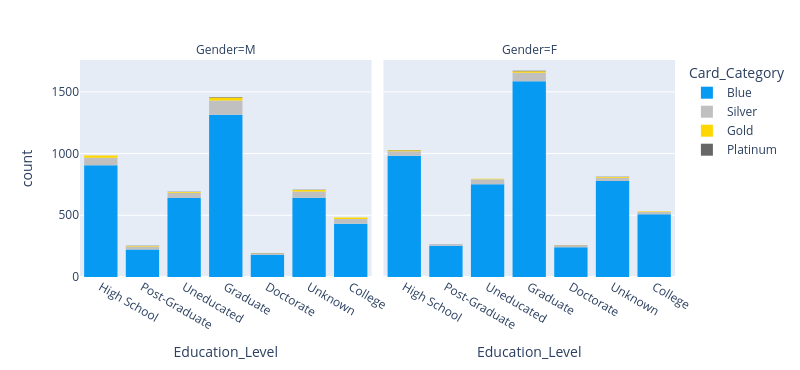

Write notebook code for a chart like this one.
### Code cell
fig = px.histogram(credit_card_order.sort_values('card_order', ascending=True), x='Education_Level', width=800, height=370, facet_col='Gender', 
                   color='Card_Category', color_discrete_map=col_map)

fig.show()

### Figure 1 — Plotly figure (JSON) as saved in the notebook; plotly's stock layout.template omitted (floating-point values rounded to 4 significant figures; data arrays with more than 128 entries replaced by an {"elided": "..."} marker saying what was removed)
{"data": [{"alignmentgroup": "True", "bingroup": "x", "hovertemplate": "Card_Category=Blue<br>Gender=M<br>Education_Level=%{x}<br>count=%{y}<extra></extra>", "legendgroup": "Blue", "marker": {"color": "#069AF3", "pattern": {"shape": ""}}, "name": "Blue", "offsetgroup": "Blue", "orientation": "v", "showlegend": true, "type": "histogram", "x": {"elided": "4335 str values"}, "xaxis": "x", "yaxis": "y"}, {"alignmentgroup": "True", "bingroup": "x", "hovertemplate": "Card_Category=Blue<br>Gender=F<br>Education_Level=%{x}<br>count=%{y}<extra></extra>", "legendgroup": "Blue", "marker": {"color": "#069AF3", "pattern": {"shape": ""}}, "name": "Blue", "offsetgroup": "Blue", "orientation": "v", "showlegend": false, "type": "histogram", "x": {"elided": "5101 str values"}, "xaxis": "x2", "yaxis": "y2"}, {"alignmentgroup": "True", "bingroup": "x", "hovertemplate": "Card_Category=Silver<br>Gender=M<br>Education_Level=%{x}<br>count=%{y}<extra></extra>", "legendgroup": "Silver", "marker": {"color": "silver", "pattern": {"shape": ""}}, "name": "Silver", "offsetgroup": "Silver", "orientation": "v", "showlegend": true, "type": "histogram", "x": {"elided": "345 str values"}, "xaxis": "x", "yaxis": "y"}, {"alignmentgroup": "True", "bingroup": "x", "hovertemplate": "Card_Category=Silver<br>Gender=F<br>Education_Level=%{x}<br>count=%{y}<extra></extra>", "legendgroup": "Silver", "marker": {"color": "silver", "pattern": {"shape": ""}}, "name": "Silver", "offsetgroup": "Silver", "orientation": "v", "showlegend": false, "type": "histogram", "x": {"elided": "210 str values"}, "xaxis": "x2", "yaxis": "y2"}, {"alignmentgroup": "True", "bingroup": "x", "hovertemplate": "Card_Category=Gold<br>Gender=M<br>Education_Level=%{x}<br>count=%{y}<extra></extra>", "legendgroup": "Gold", "marker": {"color": "gold", "pattern": {"shape": ""}}, "name": "Gold", "offsetgroup": "Gold", "orientation": "v", "showlegend": true, "type": "histogram", "x": ["High School", "Graduate", "High School", "High School", "High School", "Graduate", "High School", "Unknown", "Graduate", "High School", "Unknown", "Graduate", "Post-Graduate", "Unknown", "Uneducated", "College", "Graduate", "Graduate", "Graduate", "College", "Unknown", "Graduate", "College", "Unknown", "Graduate", "College", "Post-Graduate", "Uneducated", "College", "High School", "Unknown", "Uneducated", "Graduate", "College", "High School", "Graduate", "High School", "Graduate", "Unknown", "Graduate", "High School", "College", "Graduate", "High School", "Graduate", "Graduate", "Post-Graduate", "High School", "Uneducated", "Unknown", "Doctorate", "Unknown", "High School", "College", "Post-Graduate", "Uneducated", "Graduate", "High School", "Graduate", "Unknown", "College", "College", "Graduate", "High School", "Unknown", "High School", "Uneducated", "Doctorate", "Graduate", "High School", "Graduate", "Uneducated", "Graduate", "Unknown", "High School", "College", "Graduate", "Graduate"], "xaxis": "x", "yaxis": "y"}, {"alignmentgroup": "True", "bingroup": "x", "hovertemplate": "Card_Category=Gold<br>Gender=F<br>Education_Level=%{x}<br>count=%{y}<extra></extra>", "legendgroup": "Gold", "marker": {"color": "gold", "pattern": {"shape": ""}}, "name": "Gold", "offsetgroup": "Gold", "orientation": "v", "showlegend": false, "type": "histogram", "x": ["Graduate", "Graduate", "Uneducated", "High School", "College", "College", "High School", "Uneducated", "Unknown", "Graduate", "Doctorate", "Unknown", "Graduate", "College", "Graduate", "High School", "Uneducated", "Post-Graduate", "Unknown", "Graduate", "Doctorate", "Graduate", "Unknown", "Unknown", "Graduate", "High School", "College", "High School", "Doctorate", "High School", "Graduate", "Uneducated", "High School", "Graduate", "Graduate", "High School", "Graduate", "Unknown"], "xaxis": "x2", "yaxis": "y2"}, {"alignmentgroup": "True", "bingroup": "x", "hovertemplate": "Card_Category=Platinum<br>Gender=M<br>Education_Level=%{x}<br>count=%{y}<extra></extra>", "legendgroup": "Platinum", "marker": {"color": "rgb(102,102,102)", "pattern": {"shape": ""}}, "name": "Platinum", "offsetgroup": "Platinum", "orientation": "v", "showlegend": true, "type": "histogram", "x": ["Unknown", "Doctorate", "Graduate", "Graduate", "Uneducated", "Graduate", "Post-Graduate", "Uneducated", "Unknown", "Graduate", "Post-Graduate"], "xaxis": "x", "yaxis": "y"}, {"alignmentgroup": "True", "bingroup": "x", "hovertemplate": "Card_Category=Platinum<br>Gender=F<br>Education_Level=%{x}<br>count=%{y}<extra></extra>", "legendgroup": "Platinum", "marker": {"color": "rgb(102,102,102)", "pattern": {"shape": ""}}, "name": "Platinum", "offsetgroup": "Platinum", "orientation": "v", "showlegend": false, "type": "histogram", "x": ["Unknown", "High School", "Graduate", "Graduate", "Graduate", "Graduate", "Post-Graduate", "Doctorate", "Uneducated"], "xaxis": "x2", "yaxis": "y2"}], "layout": {"annotations": [{"font": {}, "showarrow": false, "text": "Gender=M", "x": 0.245, "xanchor": "center", "xref": "paper", "y": 1, "yanchor": "bottom", "yref": "paper"}, {"font": {}, "showarrow": false, "text": "Gender=F", "x": 0.755, "xanchor": "center", "xref": "paper", "y": 1, "yanchor": "bottom", "yref": "paper"}], "barmode": "relative", "height": 370, "legend": {"title": {"text": "Card_Category"}, "tracegroupgap": 0}, "margin": {"t": 60}, "width": 800, "xaxis": {"anchor": "y", "domain": [0, 0.49], "title": {"text": "Education_Level"}}, "xaxis2": {"anchor": "y2", "domain": [0.51, 1], "matches": "x", "title": {"text": "Education_Level"}}, "yaxis": {"anchor": "x", "domain": [0, 1], "title": {"text": "count"}}, "yaxis2": {"anchor": "x2", "domain": [0, 1], "matches": "y", "showticklabels": false}}}
